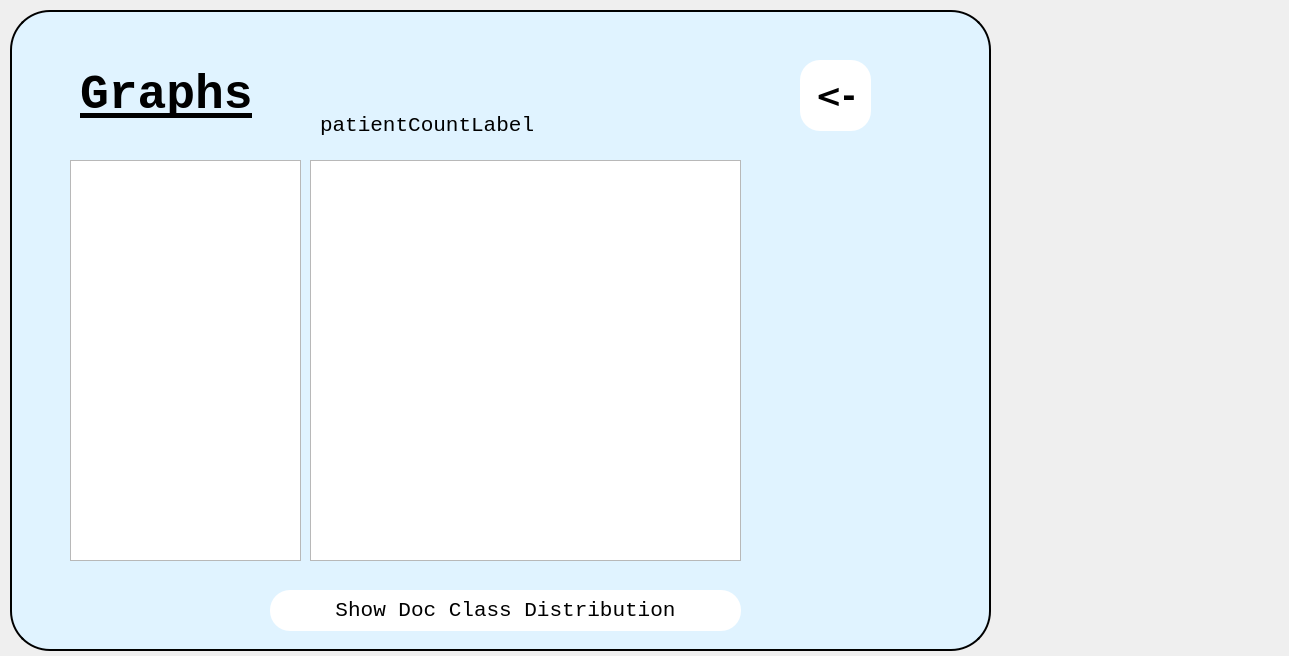
<?xml version="1.0" encoding="UTF-8"?>
<ui version="4.0">
 <class>docGraph</class>
 <widget class="QDialog" name="docGraph">
  <property name="geometry">
   <rect>
    <x>0</x>
    <y>0</y>
    <width>1289</width>
    <height>656</height>
   </rect>
  </property>
  <property name="windowTitle">
   <string>Dialog</string>
  </property>
  <widget class="QGroupBox" name="groupBox">
   <property name="geometry">
    <rect>
     <x>10</x>
     <y>10</y>
     <width>981</width>
     <height>641</height>
    </rect>
   </property>
   <property name="styleSheet">
    <string notr="true">QGroupBox{
	background-color:#E0F3FF;
	border:2px solid black;
	border-radius:40px;
}</string>
   </property>
   <property name="title">
    <string/>
   </property>
   <widget class="QPushButton" name="backBtn">
    <property name="geometry">
     <rect>
      <x>790</x>
      <y>50</y>
      <width>71</width>
      <height>71</height>
     </rect>
    </property>
    <property name="font">
     <font>
      <family>DejaVu Sans</family>
      <pointsize>24</pointsize>
      <weight>75</weight>
      <bold>true</bold>
     </font>
    </property>
    <property name="styleSheet">
     <string notr="true">QPushButton
{
	border:none;
	background-color:white;
	border-radius:20px;
}
QPushButton:Hover
{
	fontsize:20;
	border:none;
	background-color:rgb(28, 130, 255);
	border-radius:20px;
	color:red;
}</string>
    </property>
    <property name="text">
     <string>&lt;-</string>
    </property>
   </widget>
   <widget class="QLabel" name="label_Profile">
    <property name="geometry">
     <rect>
      <x>70</x>
      <y>40</y>
      <width>321</width>
      <height>91</height>
     </rect>
    </property>
    <property name="font">
     <font>
      <family>Monospace</family>
      <pointsize>36</pointsize>
      <weight>75</weight>
      <bold>true</bold>
      <underline>true</underline>
     </font>
    </property>
    <property name="text">
     <string>Graphs</string>
    </property>
   </widget>
   <widget class="QListWidget" name="classListWidget">
    <property name="geometry">
     <rect>
      <x>60</x>
      <y>150</y>
      <width>231</width>
      <height>401</height>
     </rect>
    </property>
    <property name="font">
     <font>
      <family>Monospace</family>
      <pointsize>16</pointsize>
     </font>
    </property>
   </widget>
   <widget class="QGraphicsView" name="graphicsView">
    <property name="geometry">
     <rect>
      <x>300</x>
      <y>150</y>
      <width>431</width>
      <height>401</height>
     </rect>
    </property>
   </widget>
   <widget class="QLabel" name="patientCountLabel">
    <property name="geometry">
     <rect>
      <x>310</x>
      <y>90</y>
      <width>361</width>
      <height>51</height>
     </rect>
    </property>
    <property name="font">
     <font>
      <family>Monospace</family>
      <pointsize>16</pointsize>
     </font>
    </property>
    <property name="text">
     <string>patientCountLabel</string>
    </property>
   </widget>
   <widget class="QWidget" name="verticalLayoutWidget">
    <property name="geometry">
     <rect>
      <x>300</x>
      <y>150</y>
      <width>511</width>
      <height>401</height>
     </rect>
    </property>
    <layout class="QVBoxLayout" name="verticalLayout"/>
   </widget>
   <widget class="QPushButton" name="showPieChartBtn">
    <property name="geometry">
     <rect>
      <x>260</x>
      <y>580</y>
      <width>471</width>
      <height>41</height>
     </rect>
    </property>
    <property name="font">
     <font>
      <family>Monospace</family>
      <pointsize>16</pointsize>
     </font>
    </property>
    <property name="styleSheet">
     <string notr="true">QPushButton
{
	border:none;
	background-color:white;
	border-radius:20px;
}
QPushButton:Hover
{
	fontsize:20;
	border:none;
	background-color:rgb(28, 130, 255);
	border-radius:20px;
	color:red;
}</string>
    </property>
    <property name="text">
     <string>Show Doc Class Distribution</string>
    </property>
   </widget>
  </widget>
 </widget>
 <resources/>
 <connections/>
</ui>
